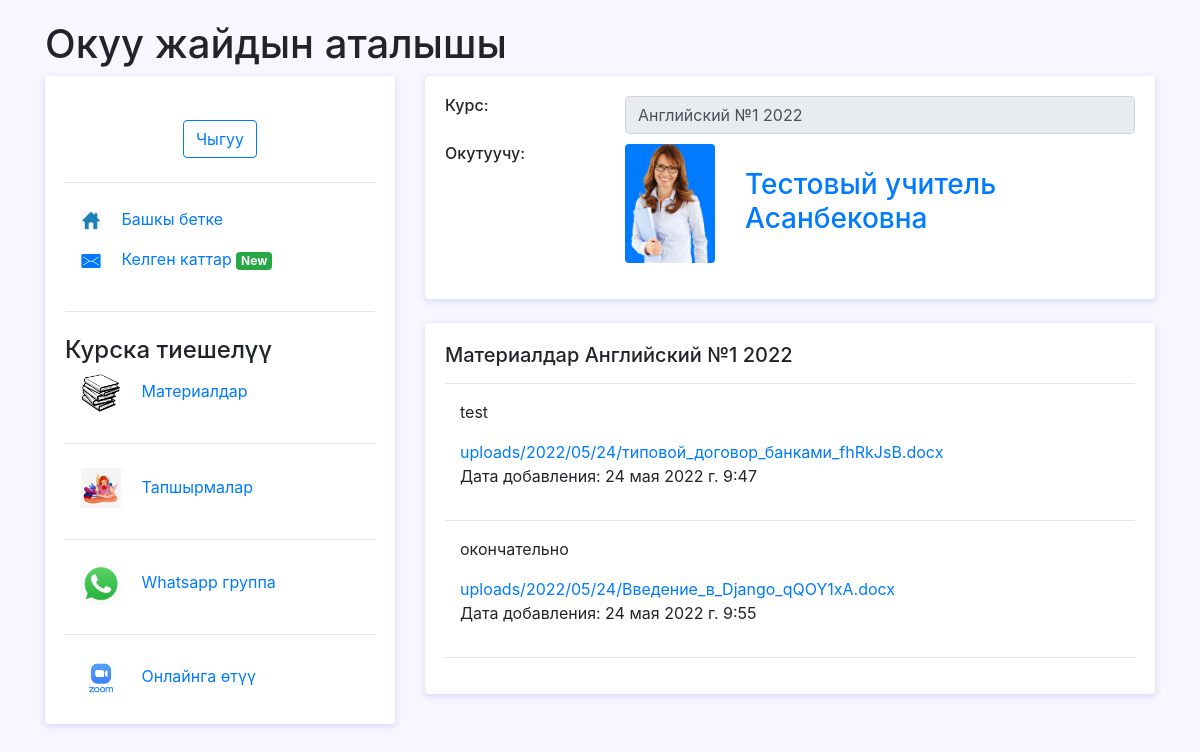
The page /course/1/materials/ on the database its author committed.
### univerapp/models.py (models this page shows, shortened)
class Course(models.Model):
    name = models.CharField(max_length=100,null=False,verbose_name='Имя курса')
    teacher = models.ForeignKey('Teacher',on_delete=models.SET_NULL,null=True,blank=True,related_name='teacher_course')
    class Meta:
        verbose_name = 'Курс'
        verbose_name_plural = 'Курсы'

class User(AbstractUser,PermissionsMixin):
    username = models.CharField(
        'Логин',
        max_length=150,
        unique=True,
        error_messages={
            'unique': ("Такой логин уже существует"),
        },
    )
    first_name = models.CharField('Имя', max_length=100, null=True)
    last_name = models.CharField('Фамилия', max_length=100, null=True)
    otchestvo = models.CharField('Отчество', max_length=100, null=True)
    birthday = models.DateField('Дата рождения', blank=True, null=True)
    email = models.EmailField('Email', max_length=100,null=True,blank=True)
    number = models.CharField('Номер телефона', max_length=50, null=True)
    address = models.CharField('Адрес', max_length=100, null=True)
    course = models.ManyToManyField(Course, related_name='student_course',blank=True)
    is_student = models.BooleanField('Студент', default=False)
    is_teacher = models.BooleanField('Учитель', default=False)
    image = models.ImageField(verbose_name='Фото', upload_to='uploads/accounts/', blank=True)
    user_permissions = models.ManyToManyField(
        Permission,
        verbose_name='user permissions',
        blank=True,
        help_text='Specific permissions for this user.',
        related_name="user_set",
        related_query_name="user",
    )
    class Meta:
        verbose_name = 'Пользователь'
        verbose_name_plural = 'Пользователи'

class Material(models.Model):
    course = models.ForeignKey(Course,on_delete=models.CASCADE,related_name='course_materials')
    date_send_message = models.DateTimeField('Дата отправки', auto_now_add=True)
    title = models.CharField(max_length=200, blank=True)
    file = models.FileField(upload_to='uploads/%Y/%m/%d/', blank=False)
    class Meta:
        verbose_name = 'Обучающий материал'
        verbose_name_plural = 'Обучающий материалы'

### univerapp/views.py (the view)
# urls.py: path('course/<int:course_id>/materials/',MaterialsView.as_view(),name='materials'),
class MaterialsView(ListView):
    model = Material
    template_name = 'materialsview.html'
    context_object_name = 'materials'
    def get_queryset(self):
        course_object = self.kwargs.get('course_id')
        query = Material.objects.filter(course__pk=course_object)
        return query
    def get_context_data(self,**kwargs):
        context = super(MaterialsView,self).get_context_data(**kwargs)
        context['course'] = Course.objects.get(pk=self.kwargs.get('course_id'))
        return context

### templates/materialsview.html (shortened to what this page needs)
{% load static %}
<html>
<head>
    <link rel="stylesheet" href="{% static 'fonts/material-icon/css/material-design-iconic-font.min.css' %}">
    <link rel="stylesheet" href="{% static 'css/bootstrap/bootstrap.min.css' %}">
    <link rel="stylesheet" href="{% static 'css/home.css' %}">
</head>
<body>
<div class="container">
	<h1>Окуу жайдын аталышы</h1>
		<div class="main-body">
			<div class="row">
				<div class="col-lg-4">
					<div class="card">
						<div class="card-body">
							<div class="d-flex flex-column align-items-center text-center">
								<div class="mt-3">
									<a href="{% url 'logout' %}"><button class="btn btn-outline-primary">Чыгуу</button></a>
								</div>
							</div>
							<hr class="my-4">
									<div>
									<a href="{% url 'index' %}">
										<img src="{% static 'images/home.png' %}" style="width:20" class="ml-3">
									<p style="display: inline-block;" class="ml-3">Башкы бетке </p></a>
								</div>
									<a href="{% url 'chats' %}">
										<img src="{% static 'images/message.png' %}" style="width:20" class="ml-3">
									<p style="display: inline-block;" class="ml-3">Келген каттар <span class="badge badge-success">New</span></p></a>
							<hr class="my-4">
							<h4>Курска тиешелүү</h4>
							<a href="{% url 'materials' course.pk %}">
										<img src="{% static 'images/books.jpg' %}" style="width:40" class="ml-3">
									<p style="display: inline-block;" class="ml-3">Материалдар</p></a>
							<hr class="my-4">
							<a href="{% url 'hometasks' course.pk %}">
										<img src="{% static 'images/homework.jpg' %}" style="width:40" class="ml-3">
									<p style="display: inline-block;" class="ml-3">Тапшырмалар</p></a>
							<hr class="my-4">
							<a href="https://web.whatsapp.com" target="_blank">
										<img src="{% static 'images/whatsapp.png' %}" style="width:40" class="ml-3">
									<p style="display: inline-block;" class="ml-3">Whatsapp группа</p></a>
							<hr class="my-4">
							<a href="https://zoom.us/" target="_blank">
										<img src="{% static 'images/zoom.png' %}" style="width:40" class="ml-3">
									<p style="display: inline-block;" class="ml-3">Онлайнга өтүү</p></a>
						</div>
					</div>
				</div>
				<div class="col-lg-8">
					<div class="card">
						<div class="card-body">
							<div class="row mb-3">
								<div class="col-sm-3">
									<h6 class="mb-0">Курс:</h6>
								</div>
								<div class="col-sm-9 text-secondary">
									<input type="text" class="form-control" value="{{ course.name }}" disabled>
								</div>
								<br>
								<br>
								<div class="col-sm-3">
									<h6 class="mb-0">Окутуучу:</h6>
								</div>
								<div class="col-sm-2">
									{% if course.teacher.image %}
										<img src="{{ course.teacher.image.url }}" alt="Admin" class="rounded bg-primary" width="90">
									{% endif %}
								</div>
								<div class="col-sm-7 text-secondary">
									<br>
									<a href="{% url 'profile' course.teacher.pk %}"><h3>{{ course.teacher.last_name }}
										{{ course.teacher.first_name }} {{ course.teacher.otchestvo }}</h3></a>
								</div>
							</div>
						</div>
					</div>
					<div class="row">
						<div class="col-sm-12">
							<div class="card">
								<div class="card-body">
									<h5 class="d-flex align-items-center mb-3">Материалдар {{ course.name }}</h5>
									<hr>
									{% for material in materials %}
										<div class="col-12 row">
											<div class="col-10">
												<p>{{ material.title }}</p>
												<a href="{{ material.file.url }}">{{ material.file }}</a>
												<p>Дата добавления: {{ material.date_send_message }}</p>
											</div>
											<div class="col-2">
											</div>
										</div>
										<hr>
									{% endfor %}
								</div>
							</div>
						</div>
					</div>
				</div>
			</div>
		</div>
	</div>
</body>
</html>

### static/css/home.css (style rules this page uses)
body { background: #f7f7ff; margin-top:20px; }
.card { position: relative; display: flex; flex-direction: column; min-width: 0; word-wrap: break-word; background-color: #fff; background-clip: border-box; border: 0 solid transparent; border-radius: .25rem; margin-bottom: 1.5rem; box-shadow: 0 2px 6px 0 rgb(218 218 253 / 65%), 0 2px 6px 0 rgb(206 206 238 / 54%); }

### rows shown on the page
Course: name "Английский №1 2022", teacher.image (picture), teacher.last_name "Тестовый", teacher.first_name "учитель", teacher.otchestvo "Асанбековна"
Material: title "test", file "uploads/2022/05/24/типовой_договор_банками_fhRkJsB.docx", date_send_message "24 мая 2022 г. 9:47"
Material: title "окончательно", file "uploads/2022/05/24/Введение_в_Django_qQOY1xA.docx", date_send_message "24 мая 2022 г. 9:55"
